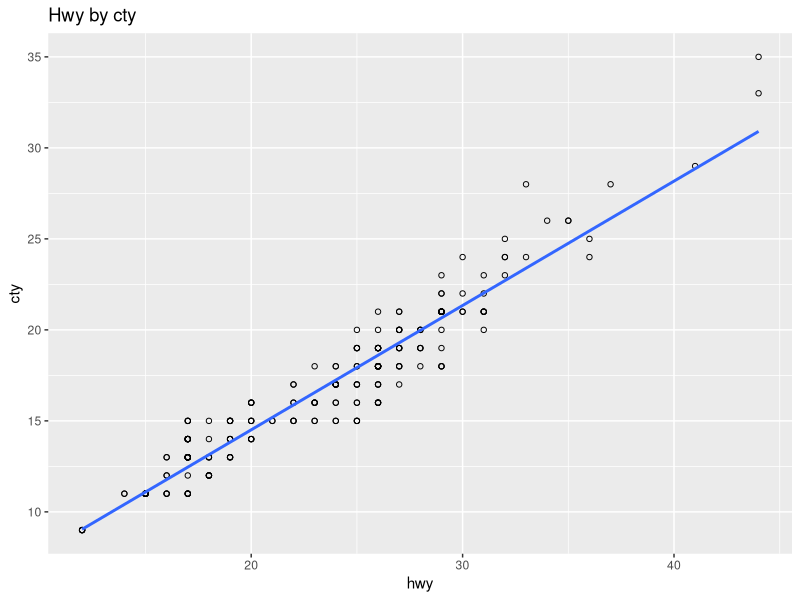
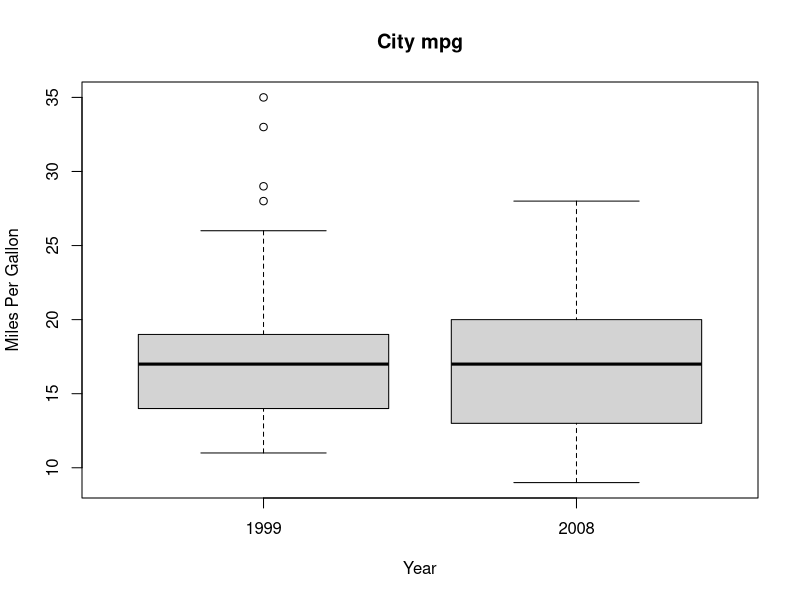
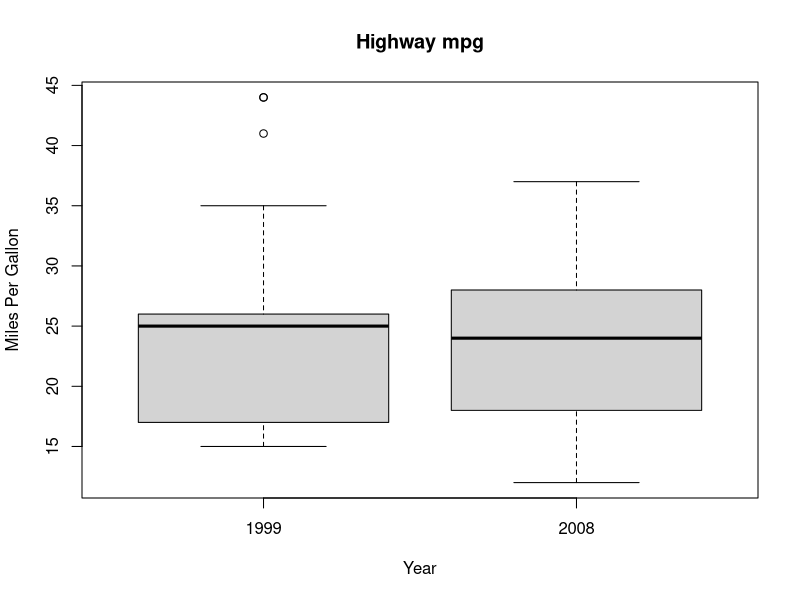

Write the R code that produced these figures, in order.
## ---- chunk 1
knitr::opts_chunk$set(echo = TRUE)
## ---- chunk 2
faren <- c(-10,15)
print(cel <- ((faren)-32)*(5/9))

## ---- chunk 3
vec200 <- rep(c(1,0), 100)
vec200
## ---- chunk 4
nums <- seq(1,1001)
squardList <- sqrt(nums)
roundSq <- floor(squardList)
setSq <- unique(roundSq)
print(numPerfect <- length(setSq))

## ---- chunk 5
library(ggplot2)
#Loads the data
mpg
#Shows the data
str(mpg)


#Save the mpg table as a dataframe
mpgDF <- data.frame(mpg)
head(mpgDF)

#Sorts the mpg data frame by the hwy value
#Because it sorts in ascending order, we reversed that with a -
sortedList<- mpgDF[order(-mpg$hwy),]
#Makes a data frame with the values at the top of sorted list
top3 <- head(sortedList, 3)
#print the dataframe
print(top3)
## ---- chunk 6
#The reason you need a comma is because it does not know if you are specifying rows or columns
#After the comma, specifies what other columns to return. Not specified = all of them
noRepeats <- mpgDF[mpgDF$class == 'compact',]
print(noRepeats)
#Removes duplicate compact models
noDupes <- unique(noRepeats$model)
#class(noDupes)
#Makes noDupes a data frame
noDupes <- data.frame(noDupes)
str(noDupes)
print(noDupes)
#class(noDupes)
#Variable to store the number of different compact car models 
numCompact <- length(noDupes)
#Prints the number of compact cars on the list
print(numCompact)

## ---- chunk 7
#Grab all of the hwy values by selecting the column in the dataframe
hwy <- data.frame(mpgDF$hwy)
hwy
#Grab all of the cty values by selecting teh column in the dataframe
cty <- data.frame(mpgDF$cty)
cty

#More ggplot stuff 
#http://www.sthda.com/english/wiki/ggplot2-title-main-axis-and-legend-titles
#Uses ggplot2 to make a scatterplot with 
ggplot(mpgDF, aes(x=hwy, y=cty)) +
  geom_point(shape=1) + 
  geom_smooth(method=lm,
              se=FALSE) +
  ggtitle("Hwy by cty")
## ---- chunk 8
#Grabs each column and puts them in a dataframe saved in carsByYear
cars1999 <- mpgDF[mpgDF$year == 1999, c('year', 'cty', 'hwy') ]
cars2008 <- mpgDF[mpgDF$year == 2008, c('year', 'cty',"hwy")]

#Prints a boxplot of mpg and year
boxplot(cty~year, data=mpgDF, main="City mpg", xlab = "Year", ylab = "Miles Per Gallon" )
boxplot(hwy~year, data=mpgDF, main="Highway mpg", xlab = "Year", ylab = "Miles Per Gallon")

sprintf("1999 Highway Mean:  %f", mean(cars1999[,"hwy"]))
sprintf("1999 City Mean:  %f", mean(cars1999[,"cty"]))
sprintf("2008 Highway Mean:  %f", mean(cars2008[,"hwy"]))
sprintf("2008 City Mean:  %f", mean(cars2008[,"cty"]))
 

